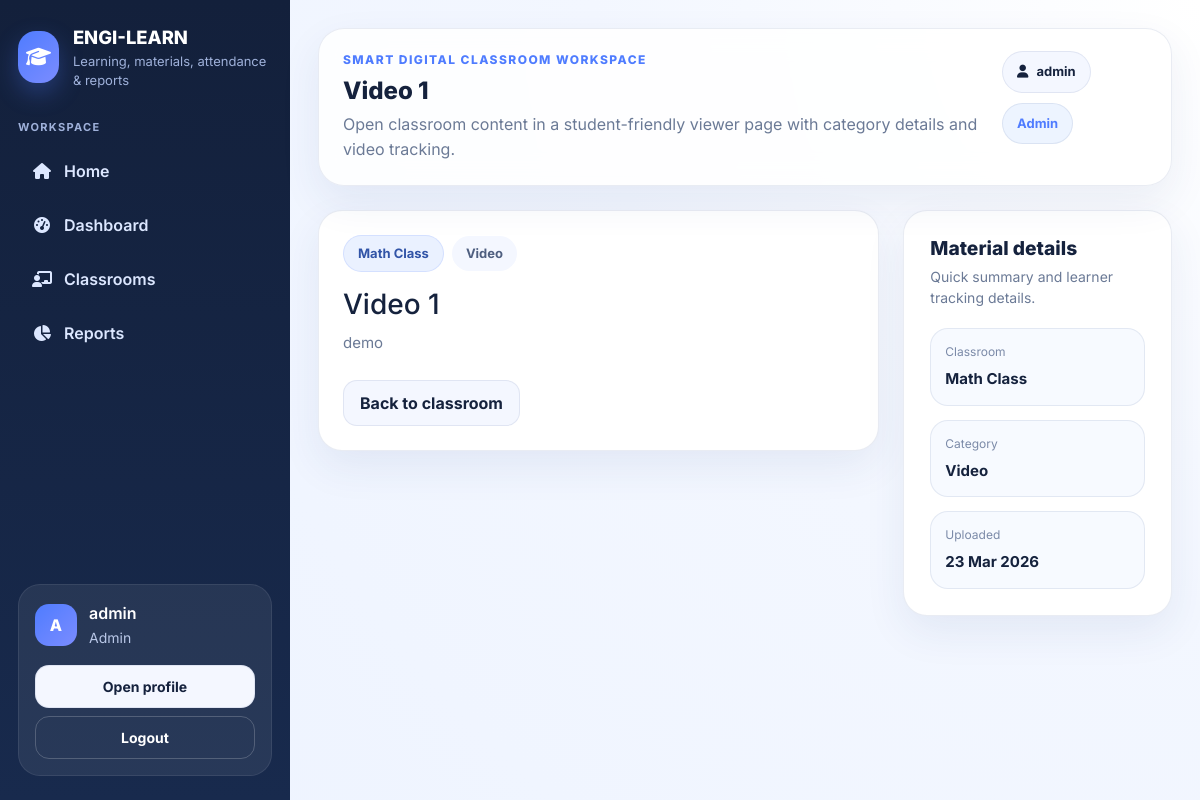
/materials/1/ (signed in), run on the app's committed database.
### core/models.py (models this page shows, shortened)
class Profile(models.Model):
    ROLE_CHOICES = (
        ('admin', 'Admin'),
        ('teacher', 'Teacher'),
        ('student', 'Student'),
    )
    user = models.OneToOneField(User, on_delete=models.CASCADE)
    role = models.CharField(max_length=20, choices=ROLE_CHOICES, default='student')
    phone = models.CharField(max_length=20, blank=True)
    bio = models.TextField(blank=True)

class Material(models.Model):
    MATERIAL_TYPE_CHOICES = (
        ('handwritten_notes', 'Handwritten Notes'),
        ('study_material', 'Study Material'),
        ('previous_question_paper', 'Previous Question Paper'),
        ('video', 'Video'),
    )
    classroom = models.ForeignKey(Classroom, on_delete=models.CASCADE, related_name='materials')
    title = models.CharField(max_length=200)
    material_type = models.CharField(max_length=40, choices=MATERIAL_TYPE_CHOICES, default='study_material')
    description = models.TextField(blank=True)
    file = models.FileField(upload_to='materials/', blank=True, null=True)
    external_link = models.URLField(blank=True)
    uploaded_at = models.DateTimeField(auto_now_add=True)
    @property
    def is_video(self):
        if self.material_type == 'video':
            return True
        if self.file:
            lower = self.file.name.lower()
            return lower.endswith(('.mp4', '.webm', '.ogg', '.mov', '.m4v'))
        return False

class Classroom(models.Model):
    teacher = models.ForeignKey(User, on_delete=models.CASCADE, related_name='teaching_classes')
    title = models.CharField(max_length=200)
    subject = models.CharField(max_length=200)
    description = models.TextField(blank=True)
    class_code = models.CharField(max_length=12, unique=True, blank=True)
    created_at = models.DateTimeField(auto_now_add=True)

### core/views.py (the view)
# urls.py: path('materials/<int:material_id>/', views.material_detail, name='material_detail'),
@login_required
def material_detail(request, material_id):
    material = get_object_or_404(Material.objects.select_related('classroom', 'classroom__teacher'), id=material_id)
    is_student = Enrollment.objects.filter(classroom=material.classroom, student=request.user).exists()
    is_teacher = material.classroom.teacher == request.user
    if not is_teacher and not is_student and request.user.profile.role != 'admin':
        return HttpResponseForbidden('You are not allowed to open this material.')
    watch_status = None
    if material.is_video and is_student:
        watch_status, _ = VideoWatchStatus.objects.get_or_create(material=material, student=request.user)
    return render(request, 'core/material_detail.html', {
        'material': material,
        'is_teacher': is_teacher,
        'is_student': is_student,
        'watch_status': watch_status,
    })

### core/templates/core/material_detail.html (shortened to what this page needs)
{% extends 'core/base.html' %}
{% block page_title %}{{ material.title }}{% endblock %}
{% block page_subtitle %}Open classroom content in a student-friendly viewer page with category details and video tracking.{% endblock %}
{% block content %}
<div class="row g-4">
    <div class="col-lg-8">
        <div class="surface-card material-view-shell p-4">
            <div class="d-flex flex-wrap gap-2 align-items-center mb-3">
                <span class="badge-soft info">{{ material.classroom.title }}</span>
                <span class="badge-soft neutral">{{ material.get_material_type_display }}</span>
            </div>
            <h3 class="mb-2">{{ material.title }}</h3>
            <p class="card-muted mb-4">{{ material.description|default:'No description added for this material.' }}</p>
            <div class="d-flex gap-3 flex-wrap mt-4">
                <a href="{% url 'classroom_detail' material.classroom.id %}" class="btn btn-soft">Back to classroom</a>
            </div>
        </div>
    </div>
    <div class="col-lg-4">
        <div class="content-panel h-100">
            <div class="panel-header"><div><h3>Material details</h3><p>Quick summary and learner tracking details.</p></div></div>
            <div class="stack-space">
                <div class="info-tile"><span>Classroom</span><strong>{{ material.classroom.title }}</strong></div>
                <div class="info-tile"><span>Category</span><strong>{{ material.get_material_type_display }}</strong></div>
                <div class="info-tile"><span>Uploaded</span><strong>{{ material.uploaded_at|date:"d M Y" }}</strong></div>
            </div>
        </div>
    </div>
</div>
{% endblock %}

### core/templates/core/base.html (shortened to what this page needs)
{% load static %}
<!DOCTYPE html>
<html lang="en">
<head>
    <link href="https://cdn.jsdelivr.net/npm/bootstrap@5.3.3/dist/css/bootstrap.min.css" rel="stylesheet">
    <link rel="stylesheet" href="https://cdnjs.cloudflare.com/ajax/libs/font-awesome/6.5.2/css/all.min.css">
    <link rel="stylesheet" href="{% static 'css/style.css' %}">
</head>
<body class="app-bg">
<div class="layout-shell">
    <aside class="sidebar-panel" id="sidebarPanel">
        <div>
            <a href="/" class="brand-link text-decoration-none">
                <div class="brand-logo"><i class="fa-solid fa-graduation-cap"></i></div>
                <div>
                    <div class="brand-title">ENGI-LEARN</div>
                    <div class="brand-subtitle">Learning, materials, attendance & reports</div>
                </div>
            </a>
            <div class="sidebar-section-title">Workspace</div>
            <nav class="nav flex-column app-nav">
                <a class="nav-link {% if request.path == '/' %}active{% endif %}" href="/"><i class="fa-solid fa-house"></i><span>Home</span></a>
                {% if user.is_authenticated %}
                    <a class="nav-link {% if '/dashboard/' in request.path %}active{% endif %}" href="{% url 'dashboard' %}"><i class="fa-solid fa-gauge-high"></i><span>Dashboard</span></a>
                    <a class="nav-link " href="{% url 'classroom_list' %}"><i class="fa-solid fa-chalkboard-user"></i><span>Classrooms</span></a>
                    <a class="nav-link {% if '/reports/' in request.path %}active{% endif %}" href="{% url 'reports' %}"><i class="fa-solid fa-chart-pie"></i><span>Reports</span></a>
                {% endif %}
            </nav>
        </div>
        {% if user.is_authenticated %}
        <div class="sidebar-footer-card">
            <div class="sidebar-user-mini mb-3">
                <div class="avatar-chip">{{ user.first_name|default:user.username|first|upper }}</div>
                <div class="sidebar-user-meta">
                    <div class="fw-semibold">{{ user.get_full_name|default:user.username }}</div>
                    <small class="text-capitalize">{{ user.profile.role }}</small>
                </div>
            </div>
            <div class="d-grid gap-2">
                <a href="{% url 'profile' %}" class="btn btn-soft btn-sm">Open profile</a>
                <a href="{% url 'logout' %}" class="btn btn-outline-soft btn-sm">Logout</a>
            </div>
        </div>
        {% endif %}
    </aside>
    <main class="main-panel">
        <header class="topbar-panel">
            <div class="d-flex align-items-start gap-3 flex-grow-1">
                <div>
                    <div class="eyebrow">Smart digital classroom workspace</div>
                    <h1 class="page-title">{% block page_title %}SmartClass{% endblock %}</h1>
                    <div class="page-subtitle">{% block page_subtitle %}Manage classes, materials, assignments, quizzes, attendance, and reports in one polished dashboard.{% endblock %}</div>
                </div>
            </div>
            <div class="header-actions">
                {% if user.is_authenticated %}
                    <div class="header-chips">
                        <span class="header-chip"><i class="fa-solid fa-user"></i> {{ user.get_full_name|default:user.username }}</span>
                        <span class="header-chip role-chip text-capitalize">{{ user.profile.role }}</span>
                    </div>
                {% else %}
                    <a class="btn btn-soft" href="{% url 'login' %}">Login</a>
                    <a class="btn btn-gradient" href="{% url 'register' %}">Create account</a>
                {% endif %}
            </div>
        </header>
        {% block content %}{% endblock %}
    </main>
</div>
</body>
</html>

### data on the page
Material: title "Video 1", classroom "Math Class", material_type "Video", description "demo", uploaded_at "23 Mar 2026"

### other printed values
{{ user.first_name|default:user.username|first|upper }} "A"
{{ user.get_full_name|default:user.username }} "admin"
{{ user.profile.role }} "Admin"
